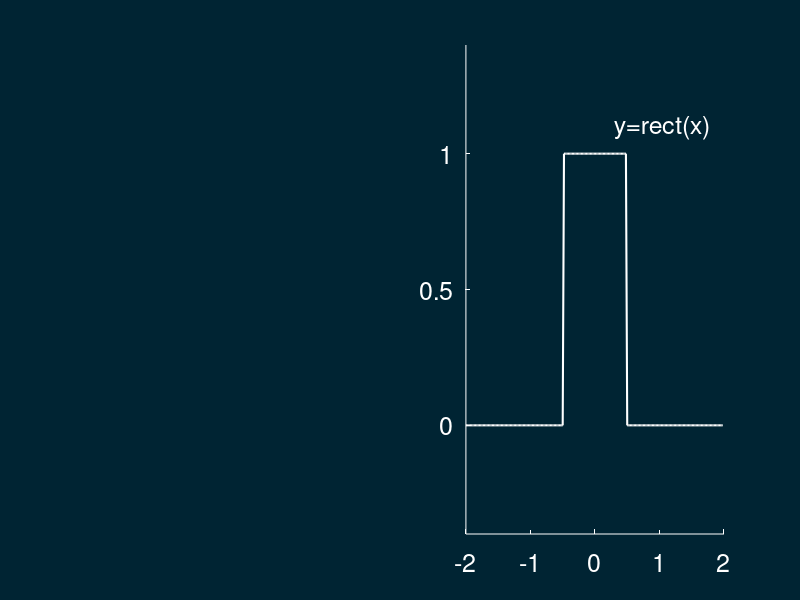

The MATLAB source for this figure: (Note: this script raises an error after producing the figure.)
% IFTGaussian4.m
% Version 4 has computing the FT integral

writeImgs=0;
% nameEnd='_square.jpg';
nameEnd='_short2.jpg';

for rectMode=1
    
    
    cd('/Users/fred/Documents/teaching/CMP710bCryoEM/710b-Videos/Video_lectures/2.3FT1D/IFT_figs/')
    load origColorOrder % We'll modify the colors a little.
    
    bkd=[0 .14 .2]; % = 0 36 52 in Keynote.
    termColor=[.8 .8 .8];
    tfs=18;  % text label fontsize
    figure(1);
    clf;
    set(gcf,'color',bkd);
    set(gcf,'InvertHardCopy','off');
    np=200;
    w=np/4;
    xs=(-2*w:2*w-1)'/w;
    x2s=xs;
    
    subplot(122);
    cla;
    set(gca,'color',bkd);
    set(gca,'XColor','w');
    set(gca,'YColor','w');
    
    set(gca,'fontsize',18);
    ax2=gca;
    
    if rectMode
        nt=10;
        y=abs(xs)<.5;
%         y(51)=.5;
%         y(151)=.5;
        termThresh=.02;
        yscl=.5;
        yLimits=[-.4 1.4];
        yLimits1=[1.3  nt/2+.5];
        lw=1;
        set(gca,'colororder',min(1,origColorOrder+.1));
        colorOrderIndex=5;
        figNameExt=['_rect' nameEnd];
        marker='w--';
        fcnText='y=rect(x)';
        tPos=[.3 1.1];
        efs=tfs; % equation fontsize
    else
        nt=6;
        y=exp(-pi*xs.^2);
        termThresh=0;
        yscl=1;
        yLimits=[-.2 1.1];
        yLimits1=[.8 nt-2];
        lw=1.5;
        set(gca,'colororder',min(origColorOrder+.1,1));
        figNameExt=['_gauss' nameEnd];
        colorOrderIndex=9;
        marker='w--';
        fcnText='y=e^{-\pi x^2}';
        fcnText2='g(x) = e^{-\pi x^2}';
        tPos=[.6 .8];
        efs=tfs+8;
    end;
    fy=real(fft(fftshift(y)))/(2*w);
    fy(abs(fy)<termThresh)=0;
    
    % plot the original function
    hold on;
    plot(x2s,y,'w-','linewidth',1.5,'markersize',8); % true function
    sy=fy(1)/2+0*xs;
    % plot(x2s,sy,'linewidth',1);
    hold off;
    axis([-2 2 yLimits]);
    text(tPos(1),tPos(2),fcnText,'color','w','fontsize',efs);
    
    
    WriteOrPause(0,writeImgs,figNameExt);
    cla
    set(gca,'colororder',min(origColorOrder+.3,1));
    
    subplot(121);
    ax1=gca;
    terms=zeros(np,nt);
    base=zeros(1,nt);
    for i=1:nt
        subplot(121); % ------display individual terms---------
        cla;
        set(gca,'color',bkd);
        set(gca,'XColor','w');
        set(gca,'YColor','w');
        set(gca,'fontsize',18);
        ax1=gca;
        ax1.ColorOrderIndex=colorOrderIndex;
        terms(:,i)=cos(i/2*pi*xs)*fy(i+1);
        if rectMode
            base(i)=nt/2-.35*i+.25*(i==1);
        else
            base(i)=nt/2-.35*i+2*abs(fy(i+1));
        end;
        bases=repmat(base(1,1:i),np,1);
        hold on;
        %     baseColor=ax1.ColorOrder(ax1.ColorOrderIndex+i);
        plot(x2s,bases,'--','color',[.8 .8 .4]);
        plot(x2s, yscl*terms(:,1:i)+bases,'-','color',termColor,'linewidth',1.5);
        for j=1:i
            text(x2s(1)+0.1,bases(1,j),num2str(2*fy(j+1),3),'verticalalignment','bottom',...
                'color','w','fontsize',tfs);
        end;
        hold off;
        axis([-2 2 yLimits1]);
        set(gca,'ytick',[]);
        sy=sy+terms(:,i);
        
        
        subplot(122); % ----------display sum of terms----------
        hold on;
        plot(x2s,y,'w--','linewidth',1.5,'markersize',8); % true function
        %    plot(xs,[y sy],'linewidth',1.5);
        %     if ~rectMode ||  mod(i,2)==1 % only if odd
        plot(x2s,sy,'linewidth',lw);
        %     end;
        if i==nt
            plot(x2s,sy(:,end),'color','w','linewidth',lw*1.33);
        end;
        hold off;
        axis([-2 2 yLimits]);
        WriteOrPause(i,writeImgs,figNameExt);
    end;
    return
%%     Show the FT
clf;
set(gcf,'color',bkd);
xRange=4;
uRange=2;
showPoints=0;
wr=50;
xs=(-xRange*wr:xRange*wr-1)'/wr;
          y=(exp(-pi*(xs-2).^2)+exp(-pi*(xs+2).^2));
         y1=2*exp(-pi*xs.^2);
subplot(121);
    cla;
    set(gca,'color',bkd);
    set(gca,'XColor','w');
    set(gca,'YColor','w');
    
    set(gca,'fontsize',18);
    fy=real(fft(fftshift(y)))/wr;
    fy(abs(fy)<termThresh)=0;
    
    % plot the original function
    hold on;
    plot(xs,y,'w-','linewidth',1.5,'markersize',8); % true function
    sy=fy(1)/2+0*xs;
    % plot(x2s,sy,'linewidth',1);
    hold off;
    axis([-xRange xRange 0 1.19]);
%     text(tPos(1),tPos(2),fcnText2,'color','w','fontsize',efs);
   ylabel('g(x)');
    xlabel('x');

        subplot(122); % ------display the FT---------
        cla;
        set(gca,'color',bkd);
        set(gca,'XColor','w');
        set(gca,'YColor','w');
        set(gca,'fontsize',18);
        wf=50; % expansion of FT
        df=wf*2*xRange;
        xxs=(-uRange*df:uRange*df-1)'/(df);
        wx=numel(xs)*wf;

        yx=Crop(y,numel(xs)*wf); % pad by wf
        fyx=real(fft(fftshift(yx)))/wf;
        fyxs=Crop(fftshift(fyx),numel(xxs));
        
        y1x=Crop(y1,numel(xs)*wf); % pad by wf
        fy1x=real(fft(fftshift(y1x)))/wf;
        fy1xs=Crop(fftshift(fy1x),numel(xxs));
        
        hold on;
        plot(xxs,fyxs,'-','color',[1 .7 .7],'linewidth',2);
        plot(xxs,fy1xs,'-','color',[.5 .5 .5],'linewidth',2);
        plot(xxs,xxs*0,'--','color',[.2 .7 .2]);
%         plot(xs/2,y,'color',[1 .6 .6]);
if showPoints
    for i=1:nt+1
            plot((i-1)/(2*uRange),fy(i),'wo','markersize',10,'linewidth',2);
        end;
end;
hold off;
        axis([-uRange uRange 1.2*min(fyxs) 1.2*max(fyxs)]);
           ylabel('G(u)');
    xlabel('u');

    
        WriteOrPause(0,writeImgs,['_ft_' figNameExt]);
end;

function WriteOrPause(i,writeImgs,figNameExt)
drawnow;
if writeImgs
    figName=[num2str(i) figNameExt];
    disp(figName);
    print(figName,'-djpeg');
else
    pause(0.5);
end;
end